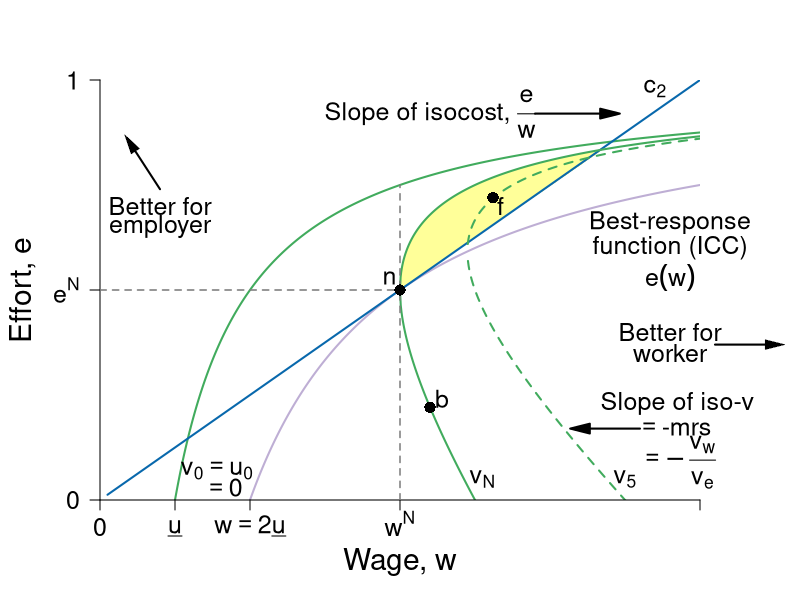

The R script that drew this image:
require(shape)
pdf(file = "employment/employment_brf_nash_improvinglens.pdf", width = 9, height = 7)

#Set parameters for graphics
axislabelsize <- 1.8
labelsize <- 1.5
namesize <- 1.8
annotatesize <- 1.5
graphlinewidth <- 2
segmentlinewidth <- 1.5

#The equation is below when v = 0. See Wolfram Alpha output. 
isov <- function(w, delta = 5) {
  (w - delta)/w
}

isovhigh1 <- function(w, delta = 5, v = 30){
  (sqrt(w^2 - 4 * delta * v) - w + 2*v)/( 2 * v )
}

isovlow1 <- function(w, delta = 5, v = 30){
  (-sqrt(w^2 - 4 * delta * v) - w + 2*v)/( 2 * v )
}

isovhigh2 <- function(w, delta = 5, v = 15){
  (sqrt(w^2 - 4 * delta * v) - w + 2*v)/( 2 * v )
}

isovlow2 <- function(w, delta = 5, v = 15){
  (-sqrt(w^2 - 4 * delta * v) - w + 2*v)/( 2 * v )
}

isovhigh3 <- function(w, delta = 5, v = 20){
  (sqrt(w^2 - 4 * delta * v) - w + 2*v)/( 2 * v )
}

isovlow3 <- function(w, delta = 5, v = 20){
  (-sqrt(w^2 - 4 * delta * v) - w + 2*v)/( 2 * v )
}

brfFn <- function(w, delta = 5) {
  1 - (2*delta) /w
}

isovhigh <- function(w, delta = 5, v = 20){
  (sqrt(w^2 - 4 * delta * v) - w + 2*v)/(2 * v )
}

#This is evaluated for p = 12; q = 12/(8*sqrt(12^2 - 4*delta1*v1)) - 1/8 for the slope
#At p = 12; q = (-sqrt(12^2 - 4*v1*delta1) - 12 + 2*v1)/(2*v1) = 0.799
tangencyLine <- function(w){
  (w*(0.05))
}

solowCondition2 <- function(w, delta = 5){
  (w*(1/(8*delta)))
}

solowCondition1 <- function(w, delta = 5, slope = 4){
  (w*(1/(slope*delta)))
}


COL <- c("#f7fcf5", "#e5f5e0", "#c7e9c0", "#a1d99b", "#74c476", "#41ab5d", "#238b45", "#005a32", "#ffff99")
#COL <- c("#7fc97f", "#beaed4", "#fdc086", "#ffff99", "#386cb0", "#f0027f", "#bf5b17", "#666666")
COLA <- c("#e0f3db", "#99d8c9","#66c2a4","#41ae76", "#238b45", "#005824")
COLB <- c("#c6dbef", "#4eb3d3", "#2b8cbe", "#0868ac","#084081")
COLC <- c("#fcfbfd", "#efedf5", "#dadaeb", "#bcbddc", "#9e9ac8", "#807dba", "#6a51a3", "#54278f", "#3f007d")
grays <- gray.colors(25, start = 1, end = 0)

grays <- gray.colors(25, start = 1, end = 0)
par(mar =  c(5, 5, 4, 5))
xlims <- c(0, 40)
ylims <- c(0, 1)

plot(0, 0, xlim = xlims, ylim = ylims, type = "n",
     xlab = expression(paste("Wage, ", w)),
     ylab = expression(paste("Effort, ", e)),
     xaxt = "n", 
     yaxt = "n", 
     cex.lab = axislabelsize, 
     line = 3,
     bty = "n", 
     xaxs="i", 
     yaxs="i")


npts <- 500 
npts2 <- 501
#Specify the sequences of points for graphing. 
xx0 <- seq(5, xlims[2], length.out = npts)
xx1 <- seq(10, xlims[2], length.out = npts)
xx2 <- seq(5, 15, length.out = npts)
xx3 <- seq(10, xlims[2], length.out = npts2)
xx4 <- seq(xlims[1], 10, length.out = npts2)
#For below, I solved sqrt(p^2 - 200) - p + 200/p = 0, getting p = 10*sqrt(2) = 14.14214
xx5 <- seq(18.43909, xlims[2], length.out = npts2)
xx6 <- seq(18.43909, 41, length.out = npts2)
xx7 <- seq(20, xlims[2], length.out = npts2)
xx8 <- seq(xlims[1], 25, length.out = npts2)
xx9 <- seq(xlims[1] + 0.5, xlims[2], length.out = npts2)
yy1 <- isovhigh(xx7, delta = 5, v = 20)
xx10 <- seq(xlims[1], 20, length.out = npts)


polygon(c(xx7, xx7[340]), c(yy1, yy1[340]), col = COL[9], density = NULL, border = NA)

#Draw the lines for the graphs
lines(xx1, brfFn(xx1), col = "#beaed4", lwd = graphlinewidth)
lines(xx0, isov(xx0, delta = 5), col = COL[6], lwd = graphlinewidth)

lines(xx9, solowCondition2(xx9, delta = 5), col = COLB[4], lwd = graphlinewidth)
#lines(xx10, solowCondition1(xx10, delta = 5), col = COLB[4], lwd = graphlinewidth)
#lines(xx3, isovhigh1(xx3, v = 5, delta = 5), col = COL[4], lwd = graphlinewidth)
#lines(xx4, isovlow1(xx4, v = 5, delta = 5), col = COL[4], lwd = graphlinewidth)
#lines(xx5, isovhigh2(xx5, v = 17, delta = 5), col = COL[5], lwd = graphlinewidth)
#lines(xx6, isovlow2(xx6, v = 17, delta = 5), col = COL[5], lwd = graphlinewidth)
lines(xx7, isovhigh3(xx7, v = 20, delta = 5), col = COL[6], lwd = graphlinewidth)
lines(xx8, isovlow3(xx8, v = 20, delta = 5), col = COL[6], lwd = graphlinewidth)
lines(xx5, isovhigh1(xx5, v = 30, delta = 5), col = COL[6], lwd = graphlinewidth, lty = 2)
lines(xx6, isovlow1(xx6, v = 30, delta = 5), col = COL[6], lwd = graphlinewidth, lty = 2)

#Customize ticks and labels for the plot
ticksy <- c(0,  0.5, 1)
#ylabels <- c(0, expression(paste(frac(1,2))), 1)
ylabels <- c(0,  expression(paste(e^N)), 1)
ticksx <- c(0, 5, 10, 20, 40)
xlabels <- c(0, expression(paste(underline(u))) ,expression(paste(w == 2*underline(u))),  expression(paste(w^N)) , NA)
axis(1, at = ticksx, pos = 0, labels = xlabels, cex.axis = labelsize)
axis(2, at = ticksy, pos = 0, labels = ylabels, las = 1, cex.axis = labelsize)

#Annotation of  the three graphs and the NE
text(22, 0.92, expression(paste("Slope of isocost, ", frac(e, w))), cex = labelsize, xpd = TRUE)
#text(25, 0.92, expression(paste(frac(e, w))), cex = labelsize)
Arrows(29, 0.92, 34, 0.92,  col = "black", lty = 1, lwd = 2, arr.type = "triangle")

text(25.5, 0.05, expression(paste(v[N])), cex = labelsize)
text(38, 0.66, expression(paste("Best-response")), cex = labelsize, xpd = TRUE)
text(38, 0.6, expression(paste("function (ICC)")), cex = labelsize, xpd = TRUE)
text(38, 0.53, expression(paste(e(w))), cex = labelsize, xpd = TRUE)
text(35, 0.05, expression(paste(v[5])), cex = annotatesize)
text(37, 0.98, expression(paste(c[2])), cex = annotatesize)
#text(18, 0.98, expression(paste(c[1])), cex = annotatesize)
text(7.8, 0.07, expression(paste(v[0] == u[0])), cex = labelsize)
text(8.2, 0.03, expression(paste(phantom() == 0)), cex = labelsize)

text(38, 0.4, expression("Better for"), cex = labelsize, xpd = TRUE)
text(38, 0.35, expression("worker"), cex = labelsize, xpd = TRUE)
Arrows(41, 0.37, 45, 0.37, col = "black", lty = 1, lwd = 2, arr.type = "triangle", arr.lwd = 0.5, xpd = TRUE)


#Lines for the coordinates of the Nash equilbrium
#segments(5, 0, 5, 1, lty = 2, col = "darkgray", lwd = 3)
#segments(10, 0, 10, 0.2, lty = 2, col = "darkgray", lwd = 2)
segments(20, 0, 20, 0.75, lty = 2, col = grays[20], lwd = segmentlinewidth)
segments(0, 0.5, 20, 0.5, lty = 2, col = grays[20], lwd = segmentlinewidth)
#segments(14.14214, 0.15, 14.14214, 0.45, lty = 2, col = "darkgray", lwd = 3)
text(19.3, 0.53, expression(n), cex = labelsize)
#text(13.8, 0.57, expression(paste("Incomplete contract")),cex = labelsize)
#text(14.2, 0.52, expression(paste("Nash equilibrium")),cex = labelsize)

#Arrows and rent label
# 
# Arrows(15, 0.8, 10.8, 0.8,  col = "black", lty = 1, lwd = 2, arr.type = "triangle")
# text(14.8, 0.95, expression(paste("Rent at")))
# text(14.8, 0.9, expression(paste("Incomplete Contract")))
# text(14.8, 0.85, expression(paste("Nash Equilibrium")))

#Arrows and slope of iso-v label
Arrows(36, 0.17, 32, 0.17,  col = "black", lty = 1, lwd = 2, arr.type = "triangle")
text(38.5, 0.23, expression(paste("Slope of iso-v")), cex = labelsize, xpd =TRUE)
text(38.5, 0.17, expression(paste(phantom() == "-mrs ")), cex = labelsize, xpd = TRUE)
text(38.5, 0.09, expression(paste(phantom() == -frac(v[w], v[e]))), cex = labelsize, xpd = TRUE)



#Add a point for the NE
points(20, 0.5, pch = 16, col = "black", cex = 1.5)

#segments(18.4, 0, 18.4, 0.75, lty = 2, col = "darkgray", lwd = 2)
#segments(0, brfFn(w = 18.4), 18.4, brfFn(w = 18.4), lty = 2, col = "darkgray", lwd = 2)
#points(18.4, brfFn(w = 18.4), pch = 16, col = "black", cex = 1.5)

#Add a point for b & complete contract NE label
#points(10, 0.5, pch = 16, col = "black", cex = 1.5)
#text(10.5, 0.47, expression(b))
# text(5, 0.58, expression(paste("Complete Contract")))
# text(5, 0.53, expression(paste("Nash equilibrium")))

#Add a point for c
#Figure out q for p = 14.14214: q = 1 - 2delta/p = 1 - (2*5)/14.14214 =  0.2928934
#points(20, 0.1839422, pch = 16, col = "black", cex = 1.5)
#text(20.8, 0.1839422, expression(c))

points(26.2, 0.72, pch = 16, col = "black", cex = 1.5)
text(26.2 + 0.5, 0.72 - 0.02, expression(f), cex = labelsize)
points(22, isovlow3(22, v = 20, delta = 5), pch = 16, col = "black", cex = 1.5)
text(22 + 0.8, isovlow3(22, v = 20, delta = 5) + 0.02, expression(b), cex = labelsize)

#points(10, PCFn(delta = 4, mu = 8), pch = 16, col = "black", cex = labelsize)
#text(9.5, PCFn(delta = 4, mu = 8) + 0.03, expression(paste(c)),cex = labelsize)


#Label the feasible frontier
text(4, 0.7, expression("Better for"), cex = labelsize)
text(4, 0.65, expression("employer"), cex = labelsize)
Arrows(4, 0.74, 2, 0.85, col = "black", lty = 1, lwd = 2, arr.type = "triangle", arr.lwd = 0.5)

#Add a point for f. referred to in the text
#points(12, 0.82, pch = 16, col = "black", cex = 1.2)
#text(12, 0.85, expression(paste("NE")))

#Arrow to Pareto-improving Lens
#Arrows(20, 0.8, 23.8, 0.68, col = "black", lty = 1, lwd = 3)
#text(20, 0.82, expression(paste("Pareto-Improving Lens")))

dev.off()
